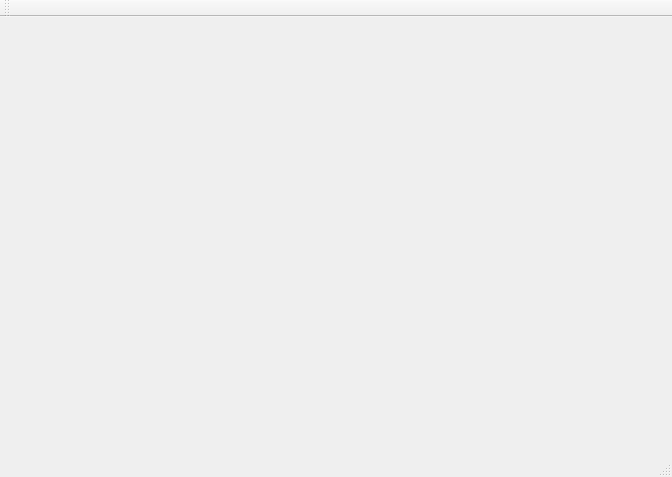
<?xml version="1.0" encoding="UTF-8"?>
<ui version="4.0">
 <class>MainWindow</class>
 <widget class="QMainWindow" name="MainWindow">
  <property name="geometry">
   <rect>
    <x>0</x>
    <y>0</y>
    <width>672</width>
    <height>477</height>
   </rect>
  </property>
  <property name="sizePolicy">
   <sizepolicy hsizetype="Expanding" vsizetype="Expanding">
    <horstretch>0</horstretch>
    <verstretch>0</verstretch>
   </sizepolicy>
  </property>
  <property name="windowTitle">
   <string>MainWindow</string>
  </property>
  <widget class="QWidget" name="centralWidget">
   <layout class="QVBoxLayout" name="verticalLayout">
    <item>
     <widget class="QtProgressBar" name="widget" native="true">
      <property name="enabled">
       <bool>true</bool>
      </property>
      <property name="sizePolicy">
       <sizepolicy hsizetype="Preferred" vsizetype="Preferred">
        <horstretch>0</horstretch>
        <verstretch>0</verstretch>
       </sizepolicy>
      </property>
      <property name="minimumSize">
       <size>
        <width>400</width>
        <height>300</height>
       </size>
      </property>
      <property name="maximumSize">
       <size>
        <width>611</width>
        <height>411</height>
       </size>
      </property>
      <property name="mouseTracking">
       <bool>false</bool>
      </property>
      <property name="focusPolicy">
       <enum>Qt::NoFocus</enum>
      </property>
      <property name="layoutDirection">
       <enum>Qt::LeftToRight</enum>
      </property>
      <property name="autoFillBackground">
       <bool>true</bool>
      </property>
     </widget>
    </item>
   </layout>
  </widget>
  <widget class="QMenuBar" name="menuBar">
   <property name="geometry">
    <rect>
     <x>0</x>
     <y>0</y>
     <width>672</width>
     <height>30</height>
    </rect>
   </property>
  </widget>
  <widget class="QToolBar" name="mainToolBar">
   <attribute name="toolBarArea">
    <enum>TopToolBarArea</enum>
   </attribute>
   <attribute name="toolBarBreak">
    <bool>false</bool>
   </attribute>
  </widget>
  <widget class="QStatusBar" name="statusBar"/>
 </widget>
 <layoutdefault spacing="6" margin="11"/>
 <customwidgets>
  <customwidget>
   <class>QtProgressBar</class>
   <extends>QWidget</extends>
   <header location="global">qtprogressbar.h</header>
   <container>1</container>
  </customwidget>
 </customwidgets>
 <resources/>
 <connections/>
</ui>
